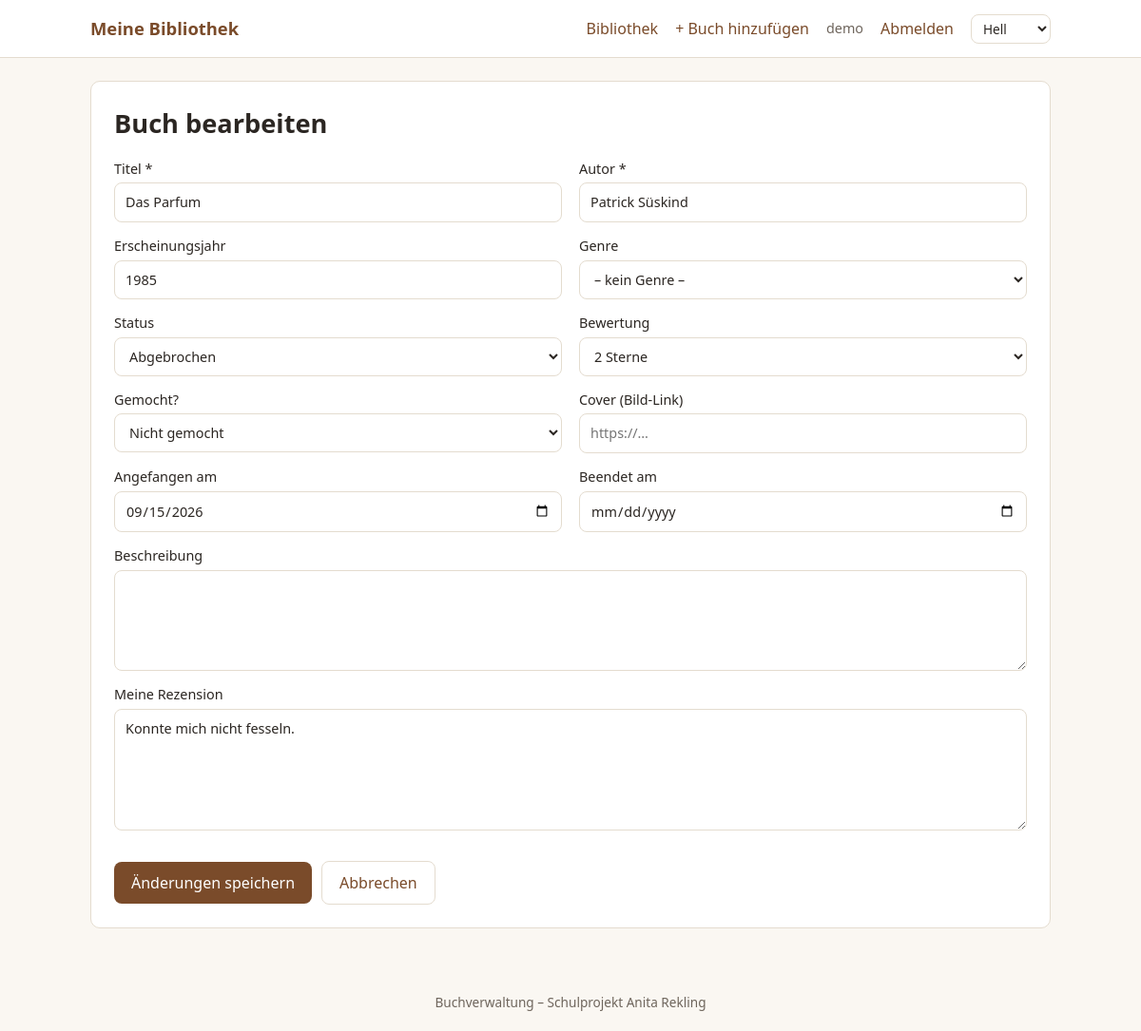
The page /buch_bearbeiten.php?id=3 (signed in) on the database its author committed.
### tables this page shows
CREATE TABLE buch 
(
  id               INT AUTO_INCREMENT PRIMARY KEY,
  benutzer_id      INT NOT NULL,
  genre_id         INT NULL,
  titel            VARCHAR(150) NOT NULL,
  autor            VARCHAR(100) NOT NULL,
  erscheinungsjahr SMALLINT NULL,
  beschreibung     TEXT NULL,
  cover            VARCHAR(255) NULL,                   
  status           ENUM('moechte_lesen','lese_gerade','gelesen','abgebrochen')
                   NOT NULL DEFAULT 'moechte_lesen',
  bewertung        TINYINT NULL CHECK (bewertung BETWEEN 0 AND 5),    
  gemocht          TINYINT(1) NULL,                     
  rezension        TEXT NULL,
  startdatum       DATE NULL,
  enddatum         DATE NULL,
  FOREIGN KEY (benutzer_id) REFERENCES benutzer(id) ON DELETE CASCADE,
  FOREIGN KEY (genre_id)    REFERENCES genre(id)    ON DELETE SET NULL
);

### funktionen.php (called while the page is built, shortened)
<?php
function e($text): string
{
    return htmlspecialchars((string)$text, ENT_QUOTES, 'UTF-8');
}

### buch_form.php (the view, shortened to what this page needs)
<form method="post" class="form zweispaltig">
  <label>Titel * <input name="titel" value="<?= e($w['titel'] ?? '') ?>" required maxlength="150"></label>
  <label>Autor * <input name="autor" value="<?= e($w['autor'] ?? '') ?>" required maxlength="100"></label>
  <label>Erscheinungsjahr <input name="erscheinungsjahr" value="<?= e($w['erscheinungsjahr'] ?? '') ?>" inputmode="numeric" maxlength="4"></label>
  <label>Genre
    <select name="genre_id">
      <option value="">– kein Genre –</option>
    </select>
  </label>
  <label>Status
    <select name="status">
      <?php foreach (STATUS as $key => $label): ?>
        <option value="<?= e($key) ?>" <?= ($w['status'] ?? 'moechte_lesen') === $key ? 'selected' : '' ?>><?= e($label) ?></option>
      <?php endforeach; ?>
    </select>
  </label>
  <label>Bewertung
    <select name="bewertung">
      <?php for ($i = 0; $i <= 5; $i++): ?>
        <option value="<?= $i ?>" <?= (string)($w['bewertung'] ?? '') === (string)$i ? 'selected' : '' ?>><?= $i ?> <?= $i === 1 ? 'Stern' : 'Sterne' ?></option>
      <?php endfor; ?>
    </select>
  </label>
  <label>Gemocht?
    <select name="gemocht">
      <option value="0" <?= (string)($w['gemocht'] ?? '') === '0' ? 'selected' : '' ?>>Nicht gemocht</option>
    </select>
  </label>
  <label>Cover (Bild-Link) <input name="cover" value="<?= e($w['cover'] ?? '') ?>" placeholder="https://…" maxlength="255"></label>
  <label>Angefangen am <input type="date" name="startdatum" value="<?= e($w['startdatum'] ?? '') ?>"></label>
  <label>Beendet am <input type="date" name="enddatum" value="<?= e($w['enddatum'] ?? '') ?>"></label>
  <label class="breit">Beschreibung <textarea name="beschreibung" rows="4"><?= e($w['beschreibung'] ?? '') ?></textarea></label>
  <label class="breit">Meine Rezension <textarea name="rezension" rows="5"><?= e($w['rezension'] ?? '') ?></textarea></label>
  <div class="breit aktionen">
    <button class="knopf" type="submit"><?= e($knopf) ?></button>
    <a class="knopf hell" href="bibliothek.php">Abbrechen</a>
  </div>
</form>

### css/style.css (style rules this page uses)
:root { --hintergrund: #faf7f2; --karte: #ffffff; --text: #2b2622; --text-hell: #6e655c; --akzent: #7a4b2a; --akzent-hover: #5e3a20; --rand: #e4dccf; --gut: #2f7d4f; --schlecht: #b33a3a; --radius: 10px; --eingabe: #ffffff; --platzhalter: #efe4d2; --knopf-text: #ffffff; --fehler-bg: #fbeaea; --fehler-text: #8a2a2a; --fehler-rand: #efc4c4; }
* { box-sizing: border-box; }
body { margin: 0; font-family: system-ui, -apple-system, "Segoe UI", Arial, sans-serif; background: var(--hintergrund); color: var(--text); line-height: 1.5; }
a { color: var(--akzent); }
.form { display: flex; flex-direction: column; gap: 14px; }
.form label { display: flex; flex-direction: column; gap: 4px; font-size: .9rem; font-weight: 500; }
input, select, textarea { font: inherit; padding: 9px 11px; border: 1px solid var(--rand); border-radius: 8px; background: var(--eingabe); color: var(--text); }
.zweispaltig { display: grid; grid-template-columns: 1fr 1fr; gap: 14px 18px; }
.zweispaltig .breit { grid-column: 1 / -1; }
.knopf { display: inline-block; background: var(--akzent); color: var(--knopf-text); border: 0; border-radius: 8px; padding: 10px 18px; font: inherit; font-weight: 500; cursor: pointer; text-decoration: none; }
.knopf.hell { background: transparent; color: var(--akzent); border: 1px solid var(--rand); }
.aktionen { display: flex; gap: 10px; align-items: center; margin-top: 18px; flex-wrap: wrap; }

### rows shown on the page
buch: titel "Das Parfum", autor "Patrick Süskind", erscheinungsjahr "1985", status "Abgebrochen", bewertung "2 Sterne", gemocht "Nicht gemocht", startdatum "09/15/2026", rezension "Konnte mich nicht fesseln."

### other values the page prints
$_SESSION['benutzername'] "demo"
$knopf "Änderungen speichern"
